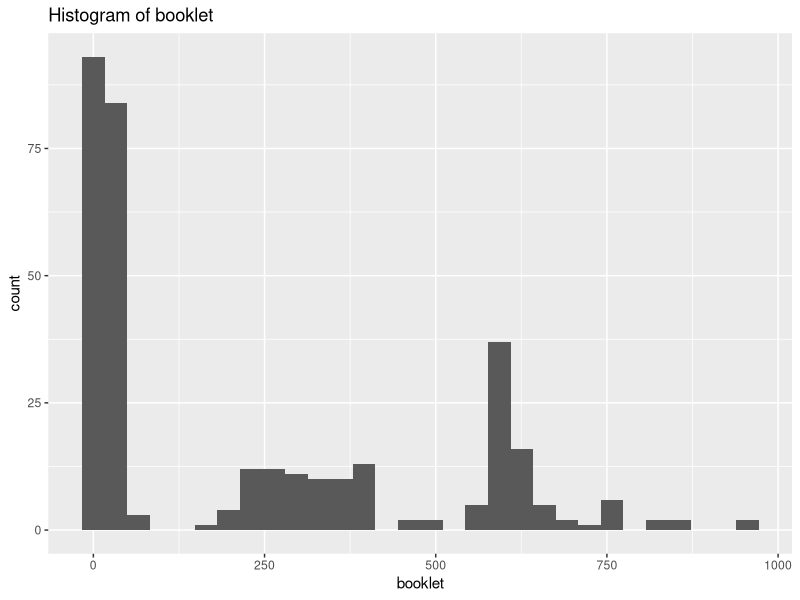
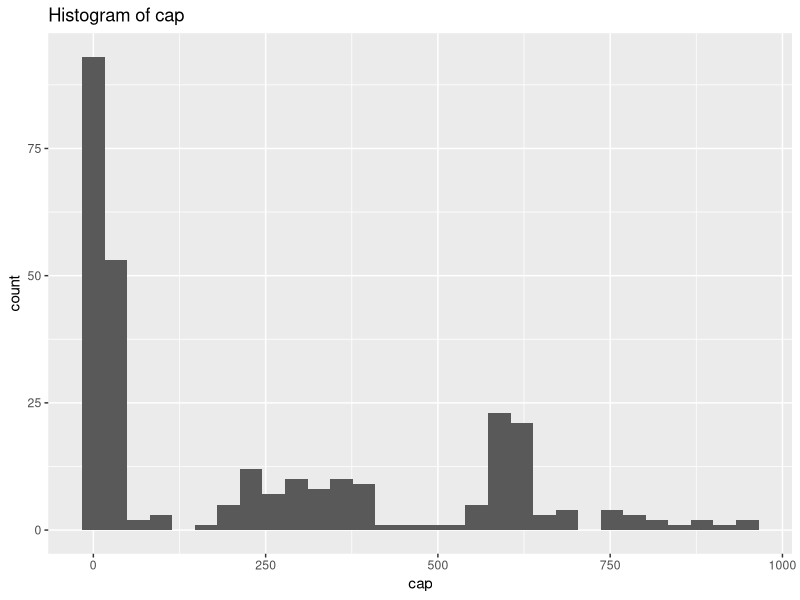
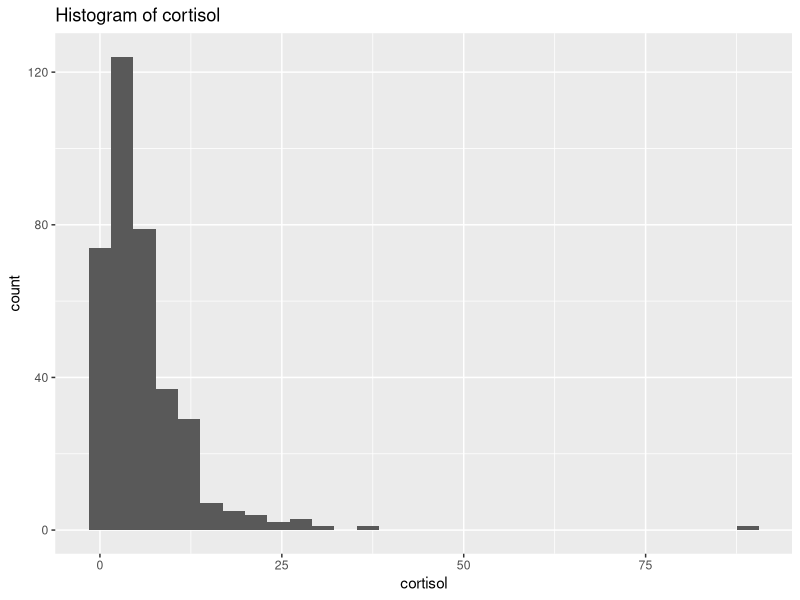
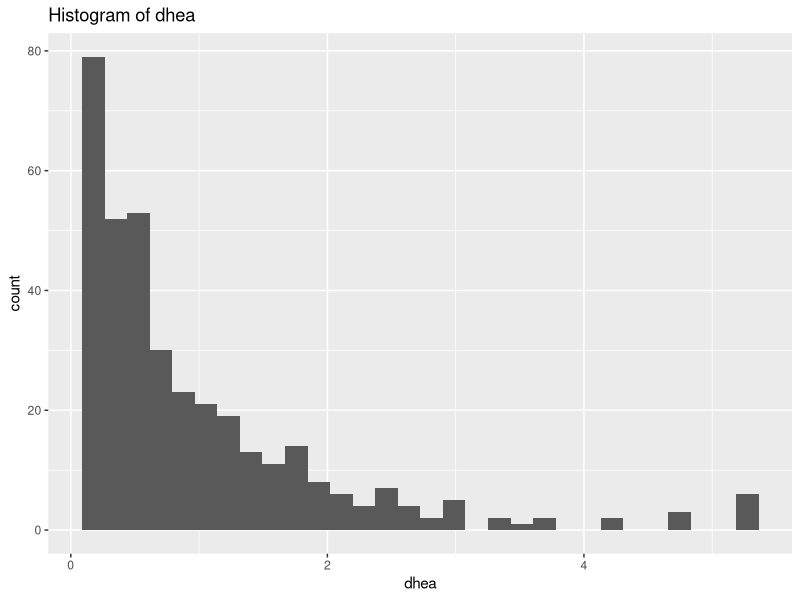
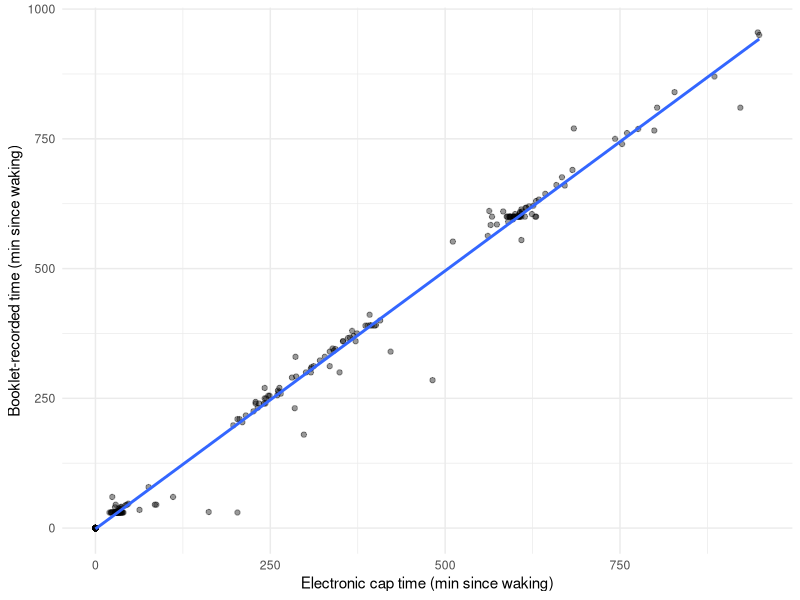
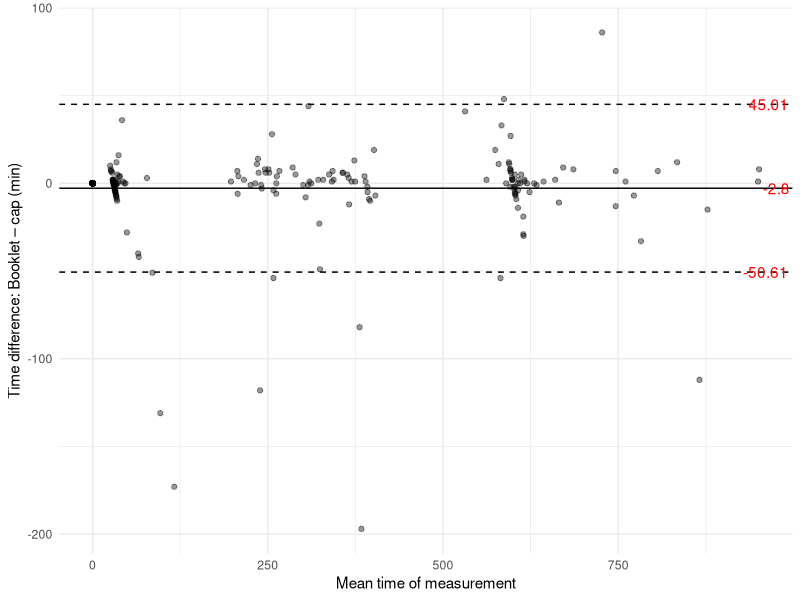
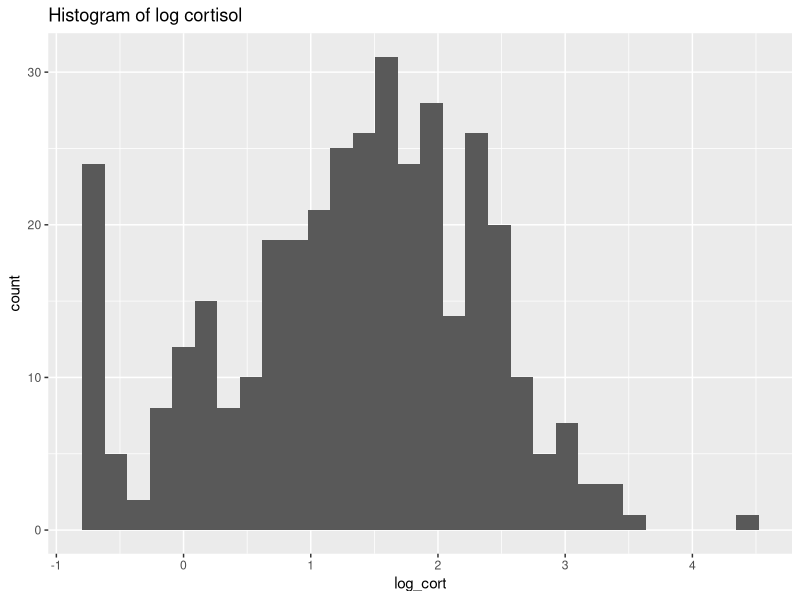
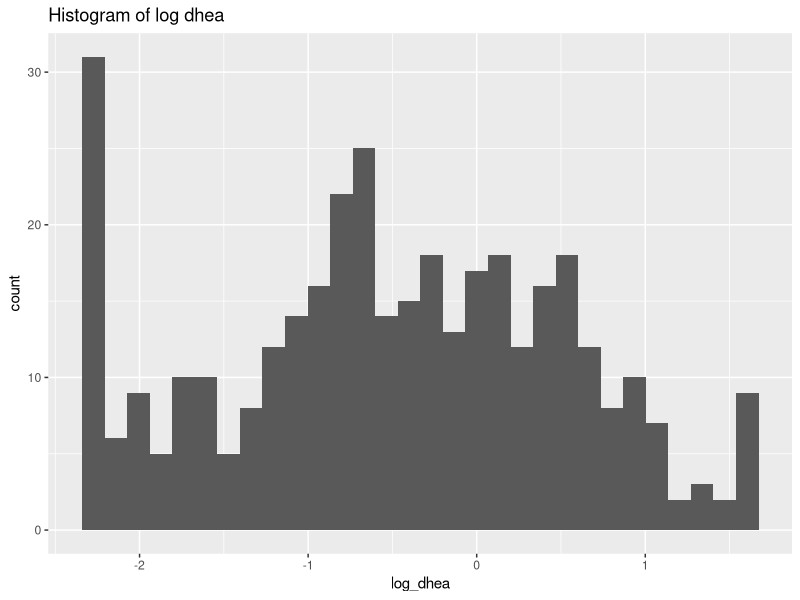

Recreate these plots in R, in order.
## ---- chunk 1
library(tidyverse)
library(lme4)
library(lmerTest)
library(mgcv)
## ---- chunk 2
data <- read.csv("Project0_Clean_v2.csv") %>%
  transmute(
    id = SubjectID,
    day = DAYNUMB, # day number: should be 1 - 3
    sample = Collection.Sample, # sample number of a day: 1 - 4
    sleep = Sleep.Diary.reported.wake.time, 
    # time
    booklet = if_else(sample == 1, 0,
      Booklet..Sample.interval.Decimal.Time..mins.),
    cap = if_else(sample == 1, 0,
      MEMs..Sample.interval.Decimal.Time..mins.),
    # outcome
    cortisol = Cortisol..nmol.L.,
    dhea = DHEA..nmol.L.)
## ---- chunk 3
data %>%
  count(id) %>% count(n)
# Yes
## ---- chunk 4
table(
  sample1 = data$sample == 1,
  wake_na = data$sleep != "")
# Yes, sample = 1 means having wake-up time
## ---- chunk 5
data %>%
  summarise(
    booklet_missing = sum(is.na(booklet)),
    cap_missing = sum(is.na(cap)),
    cortisol_missing = sum(is.na(cortisol)),
    dhea_missing = sum(is.na(dhea)))
## ---- chunk 6
table(
  booklet_na = is.na(data$booklet),
  cap_na = is.na(data$cap))
# No, there are only 17 rows overlapping
# we only have 268/372 rows in terms of non-missing time
## ---- chunk 7
# plot histograms
ggplot(data, aes(x = booklet)) +
  geom_histogram(bins = 30, na.rm = TRUE) +
  labs(title = "Histogram of booklet")

ggplot(data, aes(x = cap)) +
  geom_histogram(bins = 30, na.rm = TRUE) +
  labs(title = "Histogram of cap")

ggplot(data, aes(x = cortisol)) +
  geom_histogram(bins = 30, na.rm = TRUE) +
  labs(title = "Histogram of cortisol")

ggplot(data, aes(x = dhea)) +
  geom_histogram(bins = 30, na.rm = TRUE) +
  labs(title = "Histogram of dhea")
## ---- chunk 8
data %>%
  summarise(
    booklet_min = min(booklet, na.rm = TRUE),
    booklet_max = max(booklet, na.rm = TRUE),
    cap_min = min(cap, na.rm = TRUE),
    cap_max = max(cap, na.rm = TRUE),
    cortisol_min = min(cortisol, na.rm = TRUE),
    cortisol_max = max(cortisol, na.rm = TRUE),
    dhea_min = min(dhea, na.rm = TRUE),
    dhea_max = max(dhea, na.rm = TRUE))
## ---- chunk 9
# following advice from PI, set threshold for two outcomes and remove outliers
data <- data %>%
  mutate(
    dhea_cleaned = if_else(dhea > 0.205, NA_real_, dhea),
    cortisol_cleaned = if_else(cortisol > 80, NA_real_, cortisol))
# do we believe in it?
## ---- chunk 10
# draw the scatter plot of both time with linear regression trend line
ggplot(data %>% filter(!is.na(cap), !is.na(booklet)),
       aes(x = cap, y = booklet)) +
  geom_point(alpha = 0.4) +
  geom_smooth(method = "lm", se = FALSE) +
  labs(
    x = "Electronic cap time (min since waking)",
    y = "Booklet-recorded time (min since waking)") +
  theme_minimal()
## ---- chunk 11
# correlation: pearson and spearman
cor(data$cap, data$booklet, use = "complete.obs")
cor(data$cap, data$booklet, use = "complete.obs",method = "spearman")
## ---- chunk 12
fit_time <- lmer(
  booklet ~ cap + (1 | id),
  data = data,
  REML = FALSE)

summary(fit_time)
confint(fit_time)
## ---- chunk 13
# Bland–Altman: every point represents a pair of measurement
data_ba <- data %>%
  filter(!is.na(booklet), !is.na(cap)) %>%
  mutate(
    mean_time = (booklet + cap) / 2, # time of the pair of measurement
    diff_time = booklet - cap) # measurement difference

mean_diff <- mean(data_ba$diff_time)
sd_diff <- sd(data_ba$diff_time) # for constructing the CI
upper <- mean_diff + 1.96 * sd_diff
lower <- mean_diff - 1.96 * sd_diff

ggplot(data_ba, aes(x = mean_time, y = diff_time)) +
  geom_point(alpha = 0.4) +
  geom_hline(yintercept = mean_diff, linetype = "solid") +
  geom_hline(yintercept = upper, linetype = "dashed") +
  geom_hline(yintercept = lower, linetype = "dashed") +
  annotate("text", x = Inf, y = mean_diff,
           label = round(mean_diff, 2), hjust = 1.1, color = "red") +
  annotate("text", x = Inf, y = upper, 
           label = round(upper, 2), hjust = 1.1, color = "red") +
  annotate("text", x = Inf, y = lower, 
           label = round(lower, 2), hjust = 1.1, color = "red") +
  labs(x = "Mean time of measurement",
       y = "Time difference: Booklet – cap (min)") +
  theme_minimal()
## ---- chunk 14
data_q2 <- data %>%
  mutate(
    target_time = case_when(
      sample == 2 ~ 30,
      sample == 4 ~ 600,),
    # here we are only interested in adherence of booklet time
    time_error = if_else(!is.na(booklet) & !is.na(target_time),
                         booklet - target_time,
                         NA_real_),
    abs_error = abs(time_error),
    compliance = case_when(
      is.na(target_time) ~ NA_character_,
      is.na(booklet) ~ NA_character_,
      abs_error <= 7.5 ~ "Good",
      abs_error <= 15 ~ "Adequate",
      TRUE ~ "Poor"))

data_q2 %>%
  filter(sample %in% c(2, 4)) %>%
  mutate(compliance = if_else(is.na(compliance), 
                              "Missing", compliance),
         compliance = factor(compliance, 
          levels = c("Good", "Adequate", "Poor", "Missing"))) %>%
  count(sample, compliance, .drop = TRUE) %>%
  group_by(sample) %>%
  mutate(percent = round(n / sum(n) * 100, 2))
## ---- chunk 15
# given that both dhea and cortisol are very right skewed (see above) we have to do log-transform
# have checked before that both outcomes don't have zero
data <- data %>%
  mutate(log_cort = log(cortisol), log_dhea = log(dhea))

ggplot(data, aes(x = log_cort)) +
  geom_histogram(bins = 30, na.rm = TRUE) +
  labs(title = "Histogram of log cortisol")

ggplot(data, aes(x = log_dhea)) +
  geom_histogram(bins = 30, na.rm = TRUE) +
  labs(title = "Histogram of log dhea")
# Now both look much more linearly distributed
## ---- chunk 16
ggplot(data, aes(x = log(booklet + 1), y = log_cort, group = id)) +
  geom_line(alpha = 0.3, color = "grey50") +
  geom_smooth(aes(group = 1), method = "gam", formula = y ~ s(x, bs="cs"), se = TRUE, color="blue") +
  scale_x_continuous(
    breaks = log(c(0,5,10,15,30,60,120,240,600)+1),
    labels = c(0,5,10,15,30,60,120,240,600)
  ) +
  labs(
    x = "Minutes since waking (log scale for display)",
    y = "Log cortisol"
  ) +
  theme_minimal()
## ---- chunk 17
ggplot(data, aes(x = log(booklet + 1), y = log_dhea, group = id)) +
  geom_line(alpha = 0.3, color = "grey50") +
  geom_smooth(aes(group = 1), method = "gam", formula = y ~ s(x, bs="cs"), se = TRUE, color="blue") +
  scale_x_continuous(
    breaks = log(c(0,5,10,15,30,60,120,240,600)+1),
    labels = c(0,5,10,15,30,60,120,240,600)
  ) +
  labs(
    x = "Minutes since waking (log scale for display)",
    y = "Log DHEA"
  ) +
  theme_minimal()
## ---- chunk 18
data_q3 <- data %>%
  mutate(
    t1 = if_else(booklet <= 10, cap, 10),
    t2 = if_else(booklet > 10, cap - 10, 0))

# Cortisol
cort_fit <- lmer(log_cort ~ t1 + t2 + (1 | id), data = data_q3)
summary(cort_fit)

# DHEA
dhea_fit <- lmer(log_dhea ~ t1 + t2 + (1 | id), data = data_q3)
summary(dhea_fit)
## ---- chunk 19
data_q3 <- data %>%
  mutate(
    t1_30 = if_else(booklet <= 30, cap, 30),
    t2_30 = if_else(booklet > 30, cap - 30, 0))

# Cortisol
cort_fit_30 <- lmer(log_cort ~ t1_30 + t2_30 + (1 | id), data = data_q3)
summary(cort_fit_30)

# DHEA
dhea_fit_30 <- lmer(log_dhea ~ t1_30 + t2_30 + (1 | id), data = data_q3)
summary(dhea_fit_30)
